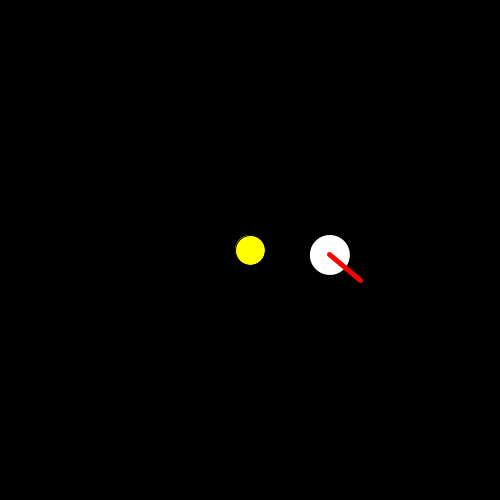
Frame 1 (no input)
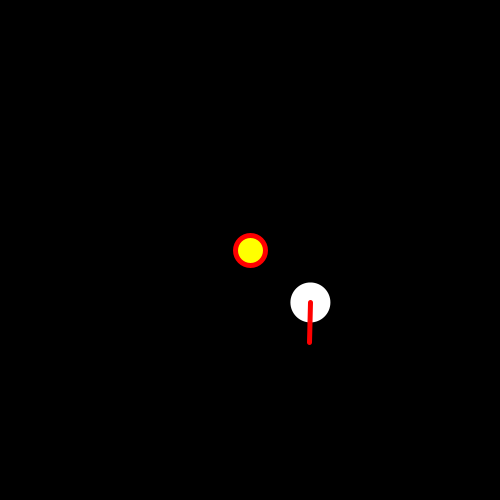
Frame 60 (the mouse pressed at the canvas centre just before this capture)
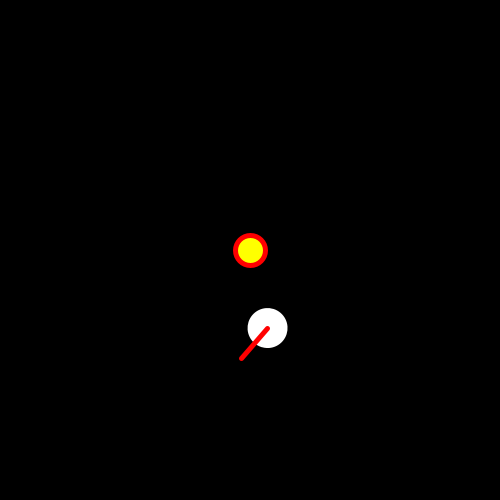
Frame 120 (the mouse held since frame 60 and released just before this capture)

The Processing sketch that drew these frames (run headless with seeded random() and noise(); from frame 60 on, the mouse is pressed at the canvas centre):

// Processing sketch: sketch_6_lezione_10_11
// ── sketch_6_lezione_10_11.pde
int a = 0;

void setup()
{
  size(500,500);
  
}

void draw()
{
    background(0);
    translate(width/2, height/2);
    fill(255,255,0);
    ellipse(0,0,30,30);
    rotate( millis() * 0.001 * TWO_PI/10);
    
    translate(80,0);
    rotate( millis() * 0.001 * TWO_PI);
    fill(255);
    noStroke();
    ellipseMode(CENTER);
    ellipse(0,0,40,40);
    
    strokeWeight(5);
    stroke(255,0,0);
    line(0,0,40,0);
}
